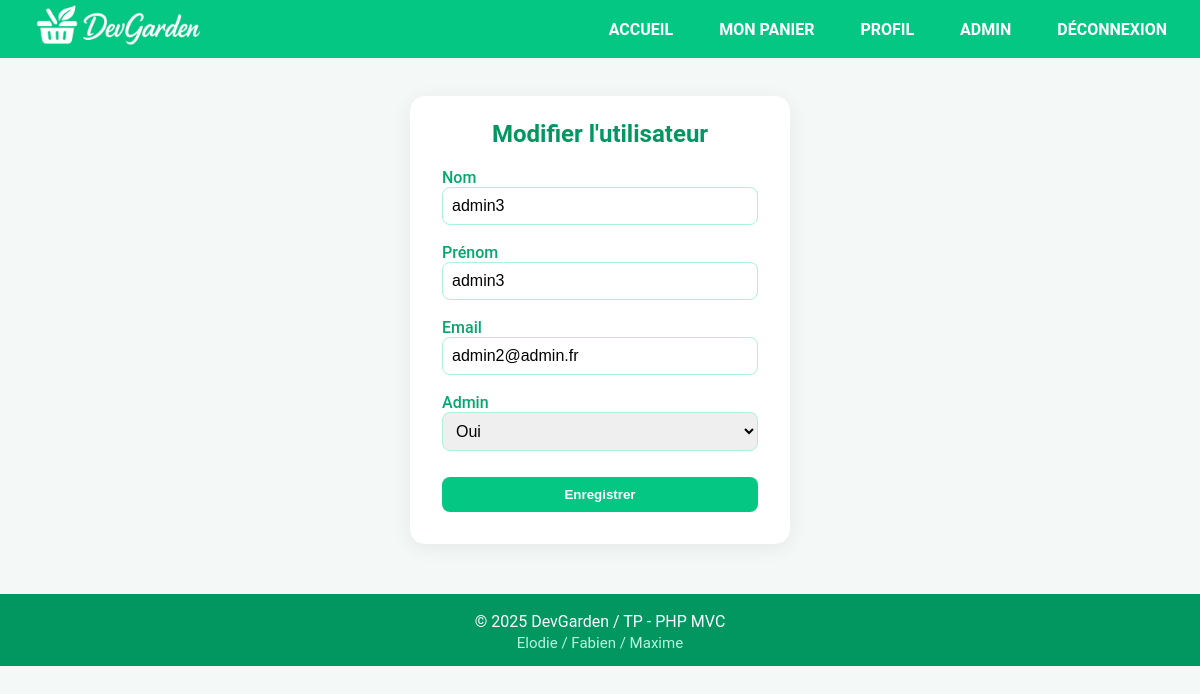
The app's page /index.php?page=modifierUtilisateur&id=23 (signed in) with its own data.
### tables this page shows
CREATE TABLE `utilisateurs` (
  `id` int(11) NOT NULL,
  `nom` varchar(100) NOT NULL,
  `prenom` varchar(100) NOT NULL,
  `email` varchar(150) NOT NULL,
  `password` varchar(100) NOT NULL,
  `admin` tinyint(1) DEFAULT NULL,
  `statut` varchar(100) NOT NULL
);

### controller/AdminController.php (called while the page is built, shortened)
<?php
class AdminController
{
    public function modifierUtilisateur()
    {
        $user = null;
        if (isset($_GET['id']) && is_numeric($_GET['id'])) {
            $user = UtilisateursRepository::findById((int)$_GET['id']);
        }
        require './view/admin/modifierUtilisateur.php';
    }
}

### repository/UtilisateursRepository.php (called while the page is built, shortened)
<?php
class UtilisateursRepository
{
    public static function findById($id)
    {
        $pdo = Database::connect();
        $stmt = $pdo->prepare("SELECT * FROM utilisateurs WHERE id = :id");
        $stmt->execute(['id' => $id]);
        $data = $stmt->fetch(PDO::FETCH_ASSOC);
        if ($data) {
            $user = new Utilisateur();
            $user->setId($data['id']);
            $user->setNom($data['nom']);
            $user->setPrenom($data['prenom']);
            $user->setEmail($data['email']);
            $user->setPassword($data['password']);
            $user->setAdmin((bool)$data['admin']);
            $user->setStatut($data['statut']);
        }
        return $user;
    }
}

### model/Utilisateur.php (called while the page is built, shortened)
<?php
class Utilisateur
{
    private string $nom;
    private string $prenom;
    private string $email;
    private bool $admin = false;
    public function setId(int $id): self
    {
        return $this;
    }
    public function getNom(): string
    {
        return $this->nom;
    }
    public function setNom(string $nom): self
    {
        $this->nom = $nom;
        return $this;
    }
    public function getPrenom(): string
    {
        return $this->prenom;
    }
    public function setPrenom(string $prenom): self
    {
        $this->prenom = $prenom;
        return $this;
    }
    public function getEmail(): string
    {
        return $this->email;
    }
    public function setEmail(string $email): self
    {
        $this->email = $email;
        return $this;
    }
    public function setPassword(string $password): self
    {
        return $this;
    }
    public function getAdmin(): bool
    {
        return $this->admin;
    }
    public function setAdmin(bool $admin): self
    {
        $this->admin = $admin;
        return $this;
    }
    public function setStatut($statut)
    {
        return $this;
    }
}

### utils/utils.php (called while the page is built, shortened)
<?php
function e($string)
{
    return htmlspecialchars($string ?? '', ENT_QUOTES, 'UTF-8');
}

### view/admin/modifierUtilisateur.php (the view, shortened to what this page needs)
<div class="register">
    <h2 class="register__title">Modifier l'utilisateur</h2>
    <form action="index.php?page=modifierUtilisateur" method="POST" class="register__form">
        <label class="register__label">Nom
            <input type="text" name="nom" class="register__input" value="<?= e($user->getNom()) ?>" required>
        </label>
        <label class="register__label">Prénom
            <input type="text" name="prenom" class="register__input" value="<?= e($user->getPrenom()) ?>" required>
        </label>
        <label class="register__label">Email
            <input type="email" name="email" class="register__input" value="<?= e($user->getEmail()) ?>" required>
        </label>
        <label class="register__label">Admin
            <select name="admin" class="register__input">
                <option value="1" <?= $user->getAdmin() ? 'selected' : '' ?>>Oui</option>
            </select>
        </label>
        <button type="submit" class="register__submit">Enregistrer</button>
    </form>
</div>

### public/css/style.css (style rules this page uses)
* { margin: 0; padding: 0; box-sizing: border-box; }
body { background: #f4f9f7; color: #222; font-family: 'Roboto', Arial, sans-serif; }
h1, h2, h3 { font-weight: 700; color: #029660; }
.connexion, .register { max-width: 380px; margin: 38px auto 0 auto; padding: 24px 32px 32px 32px; background: #fff; border-radius: 15px; box-shadow: 0 4px 20px #0001; }
.connexion__title, .register__title { margin-bottom: 20px; color: #029660; text-align: center; }
.connexion__form, .register__form { display: flex; flex-direction: column; gap: 18px; }
.connexion__label, .register__label { font-weight: 500; color: #03a86d; }
.connexion__input, .register__input, .register__textarea, .admin-products__input, .admin-products__textarea { padding: 9px; border-radius: 8px; border: 1px solid #aaf3d6; font-size: 1rem; width: 100%; }
.connexion__submit, .register__submit { background: #03c783; color: #fff; border: none; border-radius: 8px; padding: 10px 18px; font-weight: 600; cursor: pointer; margin-top: 8px; }

### records on screen
utilisateurs: nom "admin3", prenom "admin3", email "admin2@admin.fr", admin "Oui"
